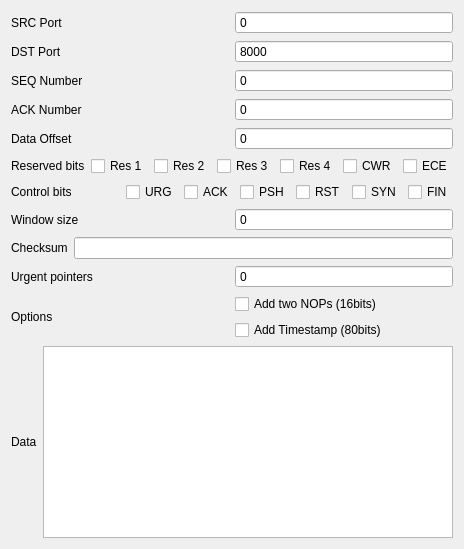
        <widget class="QWidget" name="tcp">
         <attribute name="title">
          <string>TCP</string>
         </attribute>
         <layout class="QGridLayout" name="gridLayout_6">
          <item row="0" column="0">
           <layout class="QGridLayout" name="gridLayout_8">
            <item row="0" column="0">
             <layout class="QHBoxLayout" name="horizontalLayout_9">
              <item>
               <widget class="QLabel" name="label_tcp_SRCPort">
                <property name="text">
                 <string>SRC Port</string>
                </property>
               </widget>
              </item>
              <item>
               <widget class="QSpinBox" name="spinBox_tcp_SRCPort">
                <property name="focusPolicy">
                 <enum>Qt::WheelFocus</enum>
                </property>
                <property name="contextMenuPolicy">
                 <enum>Qt::DefaultContextMenu</enum>
                </property>
                <property name="toolTip">
                 <string>&lt;html&gt;&lt;head/&gt;&lt;body&gt;&lt;p&gt;SRC port&lt;/p&gt;&lt;/body&gt;&lt;/html&gt;</string>
                </property>
                <property name="whatsThis">
                 <string/>
                </property>
                <property name="buttonSymbols">
                 <enum>QAbstractSpinBox::NoButtons</enum>
                </property>
                <property name="suffix">
                 <string/>
                </property>
                <property name="maximum">
                 <number>65535</number>
                </property>
                <property name="displayIntegerBase">
                 <number>10</number>
                </property>
               </widget>
              </item>
             </layout>
            </item>
            <item row="1" column="0">
             <layout class="QHBoxLayout" name="horizontalLayout_8">
              <item>
               <widget class="QLabel" name="label_tcp_DSTPort">
                <property name="text">
                 <string>DST Port</string>
                </property>
               </widget>
              </item>
              <item>
               <widget class="QSpinBox" name="spinBox_tcp_DSTPort">
                <property name="focusPolicy">
                 <enum>Qt::WheelFocus</enum>
                </property>
                <property name="contextMenuPolicy">
                 <enum>Qt::DefaultContextMenu</enum>
                </property>
                <property name="toolTip">
                 <string>&lt;html&gt;&lt;head/&gt;&lt;body&gt;&lt;p&gt;DST port&lt;/p&gt;&lt;/body&gt;&lt;/html&gt;</string>
                </property>
                <property name="whatsThis">
                 <string/>
                </property>
                <property name="buttonSymbols">
                 <enum>QAbstractSpinBox::NoButtons</enum>
                </property>
                <property name="suffix">
                 <string/>
                </property>
                <property name="maximum">
                 <number>65535</number>
                </property>
                <property name="value">
                 <number>8000</number>
                </property>
                <property name="displayIntegerBase">
                 <number>10</number>
                </property>
               </widget>
              </item>
             </layout>
            </item>
            <item row="2" column="0">
             <layout class="QHBoxLayout" name="horizontalLayout_10">
              <item>
               <widget class="QLabel" name="label_tcp_SEQNum">
                <property name="text">
                 <string>SEQ Number</string>
                </property>
               </widget>
              </item>
              <item>
               <widget class="QSpinBox" name="spinBox_tcp_SEQ">
                <property name="focusPolicy">
                 <enum>Qt::WheelFocus</enum>
                </property>
                <property name="contextMenuPolicy">
                 <enum>Qt::DefaultContextMenu</enum>
                </property>
                <property name="toolTip">
                 <string>&lt;html&gt;&lt;head/&gt;&lt;body&gt;&lt;p&gt;SRC port&lt;/p&gt;&lt;/body&gt;&lt;/html&gt;</string>
                </property>
                <property name="whatsThis">
                 <string/>
                </property>
                <property name="buttonSymbols">
                 <enum>QAbstractSpinBox::NoButtons</enum>
                </property>
                <property name="suffix">
                 <string/>
                </property>
                <property name="minimum">
                 <number>-2147483647</number>
                </property>
                <property name="maximum">
                 <number>2147483646</number>
                </property>
                <property name="displayIntegerBase">
                 <number>10</number>
                </property>
               </widget>
              </item>
             </layout>
            </item>
            <item row="3" column="0">
             <layout class="QHBoxLayout" name="horizontalLayout_11">
              <item>
               <widget class="QLabel" name="label_tcp_ACKNum">
                <property name="text">
                 <string>ACK Number</string>
                </property>
               </widget>
              </item>
              <item>
               <widget class="QSpinBox" name="spinBox_tcp_ACK">
                <property name="focusPolicy">
                 <enum>Qt::WheelFocus</enum>
                </property>
                <property name="contextMenuPolicy">
                 <enum>Qt::DefaultContextMenu</enum>
                </property>
                <property name="toolTip">
                 <string>&lt;html&gt;&lt;head/&gt;&lt;body&gt;&lt;p&gt;SRC port&lt;/p&gt;&lt;/body&gt;&lt;/html&gt;</string>
                </property>
                <property name="whatsThis">
                 <string/>
                </property>
                <property name="buttonSymbols">
                 <enum>QAbstractSpinBox::NoButtons</enum>
                </property>
                <property name="suffix">
                 <string/>
                </property>
                <property name="minimum">
                 <number>-2147483647</number>
                </property>
                <property name="maximum">
                 <number>2147483646</number>
                </property>
                <property name="displayIntegerBase">
                 <number>10</number>
                </property>
               </widget>
              </item>
             </layout>
            </item>
            <item row="4" column="0">
             <layout class="QHBoxLayout" name="horizontalLayout_12">
              <item>
               <widget class="QLabel" name="label_tcp_DataOffset">
                <property name="text">
                 <string>Data Offset</string>
                </property>
               </widget>
              </item>
              <item>
               <widget class="QSpinBox" name="spinBox_tcp_DataOffset">
                <property name="focusPolicy">
                 <enum>Qt::WheelFocus</enum>
                </property>
                <property name="contextMenuPolicy">
                 <enum>Qt::DefaultContextMenu</enum>
                </property>
                <property name="toolTip">
                 <string>&lt;html&gt;&lt;head/&gt;&lt;body&gt;&lt;p&gt;SRC port&lt;/p&gt;&lt;/body&gt;&lt;/html&gt;</string>
                </property>
                <property name="whatsThis">
                 <string/>
                </property>
                <property name="buttonSymbols">
                 <enum>QAbstractSpinBox::NoButtons</enum>
                </property>
                <property name="suffix">
                 <string/>
                </property>
                <property name="minimum">
                 <number>0</number>
                </property>
                <property name="maximum">
                 <number>15</number>
                </property>
                <property name="displayIntegerBase">
                 <number>10</number>
                </property>
               </widget>
              </item>
             </layout>
            </item>
            <item row="5" column="0">
             <layout class="QHBoxLayout" name="horizontalLayout_13">
              <item>
               <widget class="QLabel" name="label_tcp_ReservetBits">
                <property name="text">
                 <string>Reserved bits</string>
                </property>
               </widget>
              </item>
              <item>
               <layout class="QHBoxLayout" name="horizontalLayout_2">
                <item>
                 <widget class="QCheckBox" name="checkBox_tcp_Res1">
                  <property name="text">
                   <string>Res 1</string>
                  </property>
                 </widget>
                </item>
                <item>
                 <widget class="QCheckBox" name="checkBox_tcp_Res2">
                  <property name="text">
                   <string>Res 2</string>
                  </property>
                 </widget>
                </item>
                <item>
                 <widget class="QCheckBox" name="checkBox_tcp_Res3">
                  <property name="text">
                   <string>Res 3</string>
                  </property>
                 </widget>
                </item>
                <item>
                 <widget class="QCheckBox" name="checkBox_tcp_Res4">
                  <property name="text">
                   <string>Res 4</string>
                  </property>
                 </widget>
                </item>
                <item>
                 <widget class="QCheckBox" name="checkBox_tcp_CWR">
                  <property name="text">
                   <string>CWR</string>
                  </property>
                 </widget>
                </item>
                <item>
                 <widget class="QCheckBox" name="checkBox_tcp_ECE">
                  <property name="text">
                   <string>ECE</string>
                  </property>
                 </widget>
                </item>
               </layout>
              </item>
             </layout>
            </item>
            <item row="6" column="0">
             <layout class="QHBoxLayout" name="horizontalLayout_14">
              <item>
               <widget class="QLabel" name="label_tcp_ControlBits">
                <property name="text">
                 <string>Control bits</string>
                </property>
               </widget>
              </item>
              <item>
               <layout class="QHBoxLayout" name="horizontalLayout_4">
                <item>
                 <widget class="QCheckBox" name="checkBox_tcp_URG">
                  <property name="text">
                   <string>URG</string>
                  </property>
                 </widget>
                </item>
                <item>
                 <widget class="QCheckBox" name="checkBox_tcp_ACK">
                  <property name="text">
                   <string>ACK</string>
                  </property>
                 </widget>
                </item>
                <item>
                 <widget class="QCheckBox" name="checkBox_tcp_PSH">
                  <property name="text">
                   <string>PSH</string>
                  </property>
                 </widget>
                </item>
                <item>
                 <widget class="QCheckBox" name="checkBox_tcp_RST">
                  <property name="text">
                   <string>RST</string>
                  </property>
                 </widget>
                </item>
                <item>
                 <widget class="QCheckBox" name="checkBox_tcp_SYN">
                  <property name="text">
                   <string>SYN</string>
                  </property>
                 </widget>
                </item>
                <item>
                 <widget class="QCheckBox" name="checkBox_tcp_FIN">
                  <property name="text">
                   <string>FIN</string>
                  </property>
                 </widget>
                </item>
               </layout>
              </item>
             </layout>
            </item>
            <item row="7" column="0">
             <layout class="QHBoxLayout" name="horizontalLayout_15">
              <item>
               <widget class="QLabel" name="label_tcp_WIN">
                <property name="text">
                 <string>Window size</string>
                </property>
               </widget>
              </item>
              <item>
               <widget class="QSpinBox" name="spinBox_tcp_WIN">
                <property name="focusPolicy">
                 <enum>Qt::WheelFocus</enum>
                </property>
                <property name="contextMenuPolicy">
                 <enum>Qt::DefaultContextMenu</enum>
                </property>
                <property name="toolTip">
                 <string>&lt;html&gt;&lt;head/&gt;&lt;body&gt;&lt;p&gt;SRC port&lt;/p&gt;&lt;/body&gt;&lt;/html&gt;</string>
                </property>
                <property name="whatsThis">
                 <string/>
                </property>
                <property name="buttonSymbols">
                 <enum>QAbstractSpinBox::NoButtons</enum>
                </property>
                <property name="suffix">
                 <string/>
                </property>
                <property name="minimum">
                 <number>0</number>
                </property>
                <property name="maximum">
                 <number>2147483646</number>
                </property>
                <property name="displayIntegerBase">
                 <number>10</number>
                </property>
               </widget>
              </item>
             </layout>
            </item>
            <item row="8" column="0">
             <layout class="QHBoxLayout" name="horizontalLayout_16">
              <item>
               <widget class="QLabel" name="label_tcp_Checksum">
                <property name="text">
                 <string>Checksum</string>
                </property>
               </widget>
              </item>
              <item>
               <widget class="QLineEdit" name="lineEdit_tcp_Checksum"/>
              </item>
             </layout>
            </item>
            <item row="9" column="0">
             <layout class="QHBoxLayout" name="horizontalLayout_17">
              <item>
               <widget class="QLabel" name="label_tcp_UrgentPointers">
                <property name="text">
                 <string>Urgent pointers</string>
                </property>
               </widget>
              </item>
              <item>
               <widget class="QSpinBox" name="spinBox_tcp_Urgent">
                <property name="focusPolicy">
                 <enum>Qt::WheelFocus</enum>
                </property>
                <property name="contextMenuPolicy">
                 <enum>Qt::DefaultContextMenu</enum>
                </property>
                <property name="toolTip">
                 <string>&lt;html&gt;&lt;head/&gt;&lt;body&gt;&lt;p&gt;SRC port&lt;/p&gt;&lt;/body&gt;&lt;/html&gt;</string>
                </property>
                <property name="whatsThis">
                 <string/>
                </property>
                <property name="buttonSymbols">
                 <enum>QAbstractSpinBox::NoButtons</enum>
                </property>
                <property name="suffix">
                 <string/>
                </property>
                <property name="minimum">
                 <number>0</number>
                </property>
                <property name="maximum">
                 <number>2147483646</number>
                </property>
                <property name="displayIntegerBase">
                 <number>10</number>
                </property>
               </widget>
              </item>
             </layout>
            </item>
            <item row="10" column="0">
             <layout class="QHBoxLayout" name="horizontalLayout_18">
              <item>
               <widget class="QLabel" name="label_tcp_Options">
                <property name="text">
                 <string>Options</string>
                </property>
               </widget>
              </item>
              <item>
               <layout class="QVBoxLayout" name="verticalLayout_2">
                <item>
                 <widget class="QCheckBox" name="checkBox_tcp_Nops">
                  <property name="text">
                   <string>Add two NOPs (16bits)</string>
                  </property>
                 </widget>
                </item>
                <item>
                 <widget class="QCheckBox" name="checkBox_tcp_Timestamp">
                  <property name="text">
                   <string>Add Timestamp (80bits)</string>
                  </property>
                 </widget>
                </item>
               </layout>
              </item>
             </layout>
            </item>
            <item row="11" column="0">
             <layout class="QHBoxLayout" name="horizontalLayout_43">
              <item>
               <widget class="QLabel" name="label_tcp_Data">
                <property name="text">
                 <string>Data</string>
                </property>
               </widget>
              </item>
              <item>
               <widget class="QPlainTextEdit" name="plainTextEdit_tcp_Data">
                <property name="placeholderText">
                 <string/>
                </property>
               </widget>
              </item>
             </layout>
            </item>
           </layout>
          </item>
         </layout>
        </widget>
